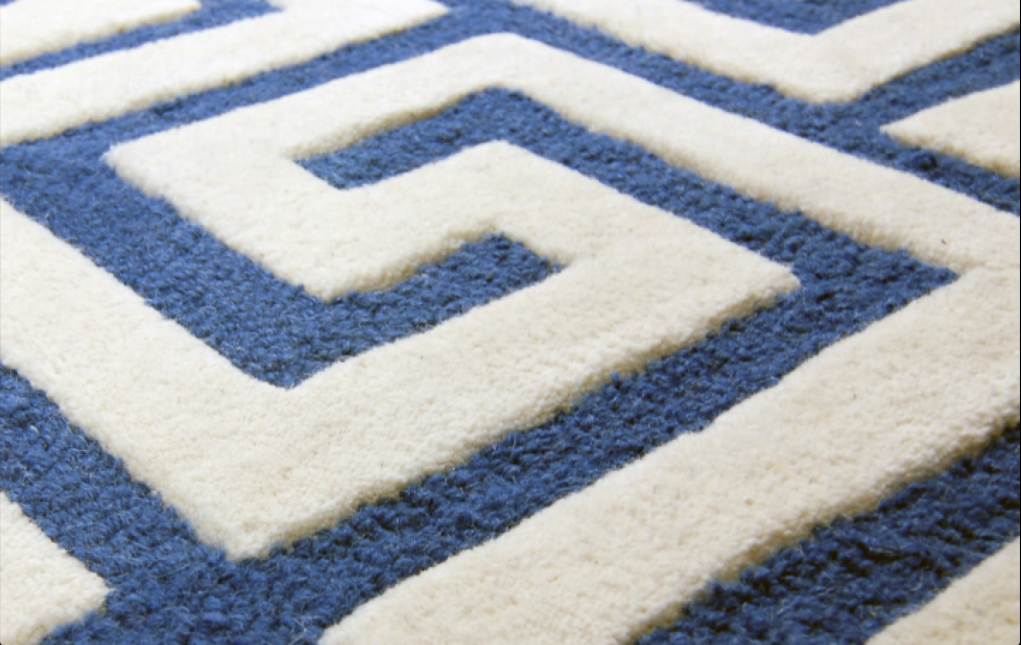
#> input picture python3_libraries/opencv/opencv3by_example/Chapter03/images/blue_carpet.png, 1021 x 645 px
$ python -i 05_cartoonizing.py   (imports and definitions only)   (older library calls are emulated)
#> lines starting #> are read from the running program, lines starting #| are printed output that depends on the picture; after the words box and inside, x2 and y2 are one past the last pixel; in counts of white or black regions, pixels touching at a corner belong together
#> further down, picture is the input picture: shape (645, 1021, 3); mean B, G, R 176.5, 168.3, 162.8
import cv2
import numpy as np

def print_howto():
    print("""
        Change cartoonizing mode of image:
            1. Cartoonize without Color - press 's'
            2. Cartoonize with Color - press 'c'
    """)

def cartoonize_image(img, ksize=5, sketch_mode=False):
#> called with ksize = 5, sketch_mode = False
    num_repetitions, sigma_color, sigma_space, ds_factor = 10, 5, 7, 4
    # Convert image to grayscale
    img_gray = cv2.cvtColor(img, cv2.COLOR_BGR2GRAY)
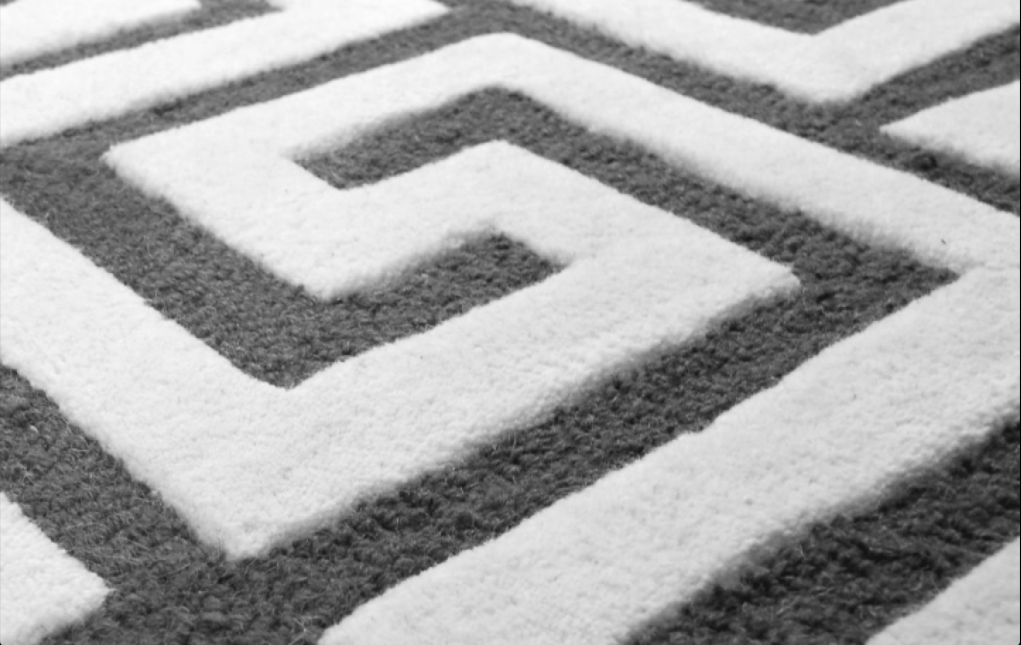
#> img_gray: shape (645, 1021); min 2, max 252, mean 167.6

    # Apply median filter to the grayscale image
    img_gray = cv2.medianBlur(img_gray, 7)

    # Detect edges in the image and threshold it
    edges = cv2.Laplacian(img_gray, cv2.CV_8U, ksize=ksize)
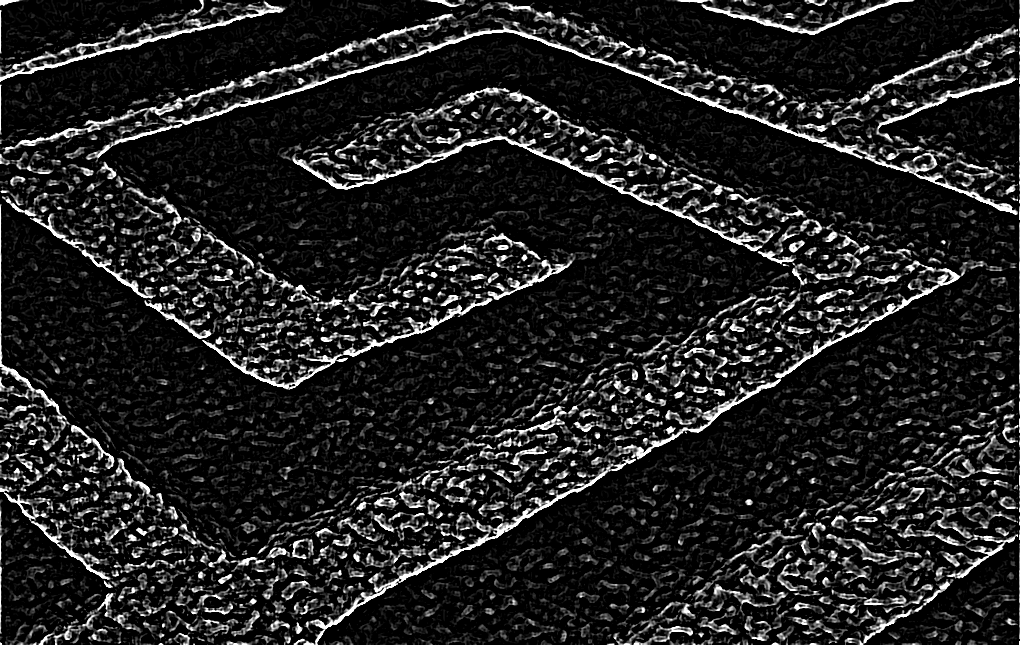
#> edges: shape (645, 1021); min 0, max 255, mean 33.3
    ret, mask = cv2.threshold(edges, 100, 255, cv2.THRESH_BINARY_INV)
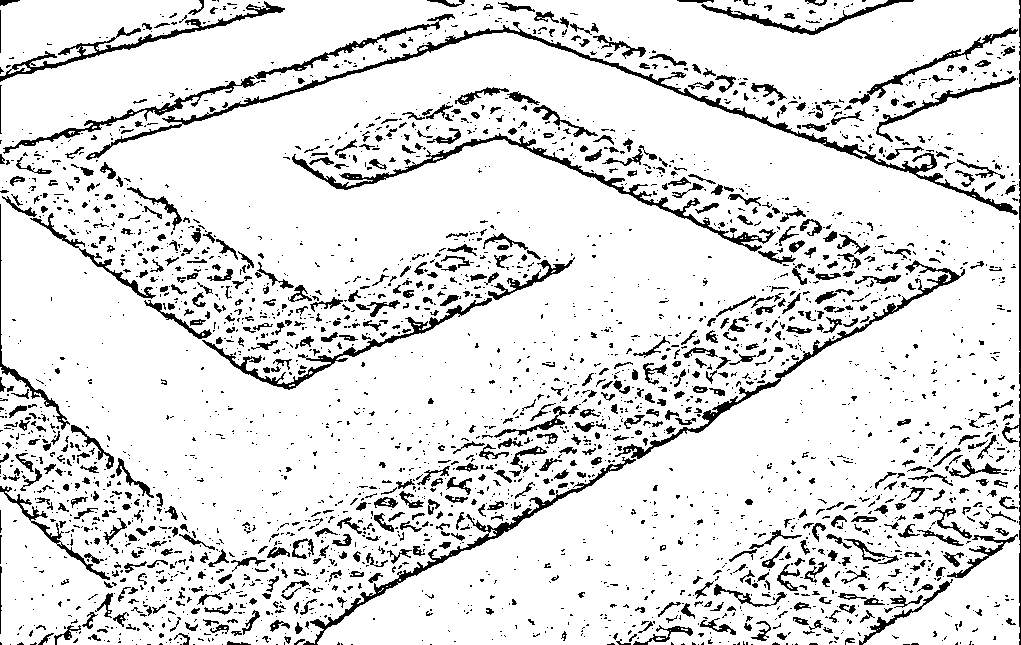
#> mask: shape (645, 1021); 88.1% white; 3022 black regions (2279 under 20 px), largest, box (x1, y1, x2, y2) and area: (86, 22, 1018, 215) 4701, (292, 133, 776, 252) 2958, (615, 260, 965, 459) 2333

    # 'mask' is the sketch of the image
    if sketch_mode:
        return cv2.cvtColor(mask, cv2.COLOR_GRAY2BGR)

    # Resize the image to a smaller size for faster computation
    img_small = cv2.resize(img, None, fx=1.0/ds_factor, fy=1.0/ds_factor, interpolation=cv2.INTER_AREA)
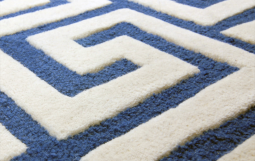
#> img_small: shape (161, 255, 3); mean B, G, R 176.7, 168.5, 163.1

    # Apply bilateral filter the image multiple times
    for i in range(num_repetitions):
        img_small = cv2.bilateralFilter(img_small, ksize, sigma_color, sigma_space)

    img_output = cv2.resize(img_small, None, fx=ds_factor, fy=ds_factor, interpolation=cv2.INTER_LINEAR)

    dst = np.zeros(img_gray.shape)

    # Add the thick boundary lines to the image using 'AND' operator
#> (the run stopped early here; a loop or call above may not have finished)
